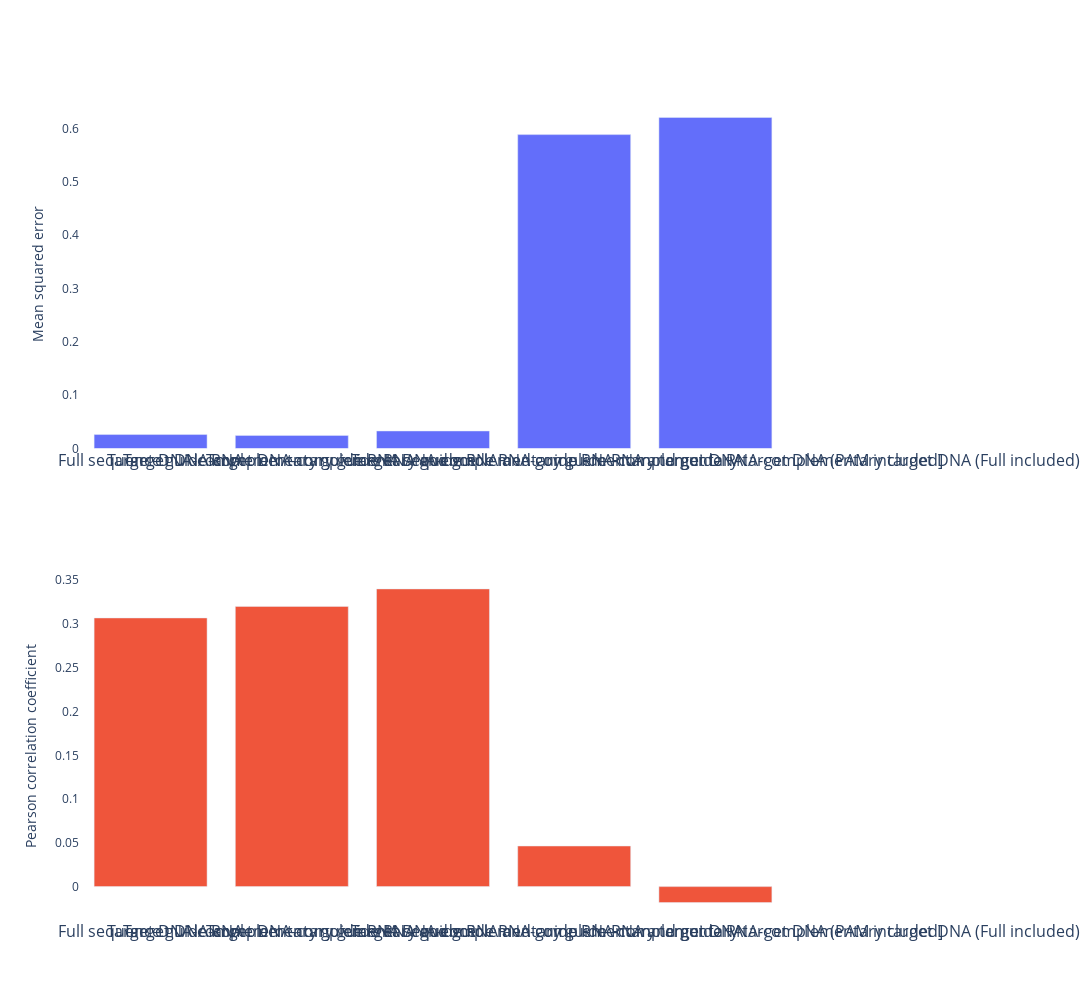

Here is the notebook cell this chart was saved with:
### Code cell
#Generate a bar plot for mse and pearson for each cases
import plotly.graph_objects as go
from plotly.subplots import make_subplots
fig = make_subplots(rows=2, cols=1)
fig['layout']['yaxis']['title']='Mean squared error'
fig['layout']['yaxis2']['title']='Pearson correlation coefficient'
categories = ['Full sequence guide RNA',
         'Target DNA-complementary guide RNA sequence', 
         'Target DNA-complementary guide RNA and guide RNA-complementary target DNA',
         'Target DNA-complementary guide RNA and guide RNA-complementary target DNA (PAM included]',
         'Target DNA-complementary guide RNA and guide RNA-complementary target DNA (Full included)']

fig.add_trace(go.Bar(x=categories, y=[dt_gRNA_mse, dt_complementary_gRNA_mse,dt_concat_mse, dt_pam_included_mse, dt_context_included_mse]), row=1, col=1)
fig.add_trace(go.Bar(x=categories, y=[dt_gRNA_pearson_results[0], dt_complementary_gRNA_pearson_results[0],dt_concat_pearson_results[0], dt_pam_included_pearson_results[0], dt_context_included_pearson_results[0]]), row=2, col=1)
fig.update_xaxes(tickangle=-0, tickfont=dict(size=16))
fig.update_layout(height = 1000, width = 5000, plot_bgcolor='white',showlegend = False)

fig.show()

### Figure 1 — Plotly figure (JSON) as saved in the notebook; plotly's stock layout.template omitted (floating-point values rounded to 4 significant figures)
{"data": [{"type": "bar", "x": ["Full sequence guide RNA", "Target DNA-complementary guide RNA sequence", "Target DNA-complementary guide RNA and guide RNA-complementary target DNA", "Target DNA-complementary guide RNA and guide RNA-complementary target DNA (PAM included]", "Target DNA-complementary guide RNA and guide RNA-complementary target DNA (Full included)"], "xaxis": "x", "y": [0.02615, 0.02458, 0.03286, 0.5886, 0.6208], "yaxis": "y"}, {"type": "bar", "x": ["Full sequence guide RNA", "Target DNA-complementary guide RNA sequence", "Target DNA-complementary guide RNA and guide RNA-complementary target DNA", "Target DNA-complementary guide RNA and guide RNA-complementary target DNA (PAM included]", "Target DNA-complementary guide RNA and guide RNA-complementary target DNA (Full included)"], "xaxis": "x2", "y": [0.307, 0.3202, 0.3401, 0.0464, -0.01823], "yaxis": "y2"}], "layout": {"height": 1000, "plot_bgcolor": "white", "showlegend": false, "width": 5000, "xaxis": {"anchor": "y", "autorange": true, "domain": [0, 1], "range": [-0.5, 4.5], "tickangle": 0, "tickfont": {"size": 16}, "type": "category"}, "xaxis2": {"anchor": "y2", "autorange": true, "domain": [0, 1], "range": [-0.5, 4.5], "tickangle": 0, "tickfont": {"size": 16}, "type": "category"}, "yaxis": {"anchor": "x", "autorange": true, "domain": [0.575, 1], "range": [0, 0.6535], "title": {"text": "Mean squared error"}, "type": "linear"}, "yaxis2": {"anchor": "x2", "autorange": true, "domain": [0, 0.425], "range": [-0.03814, 0.36], "title": {"text": "Pearson correlation coefficient"}, "type": "linear"}}}
